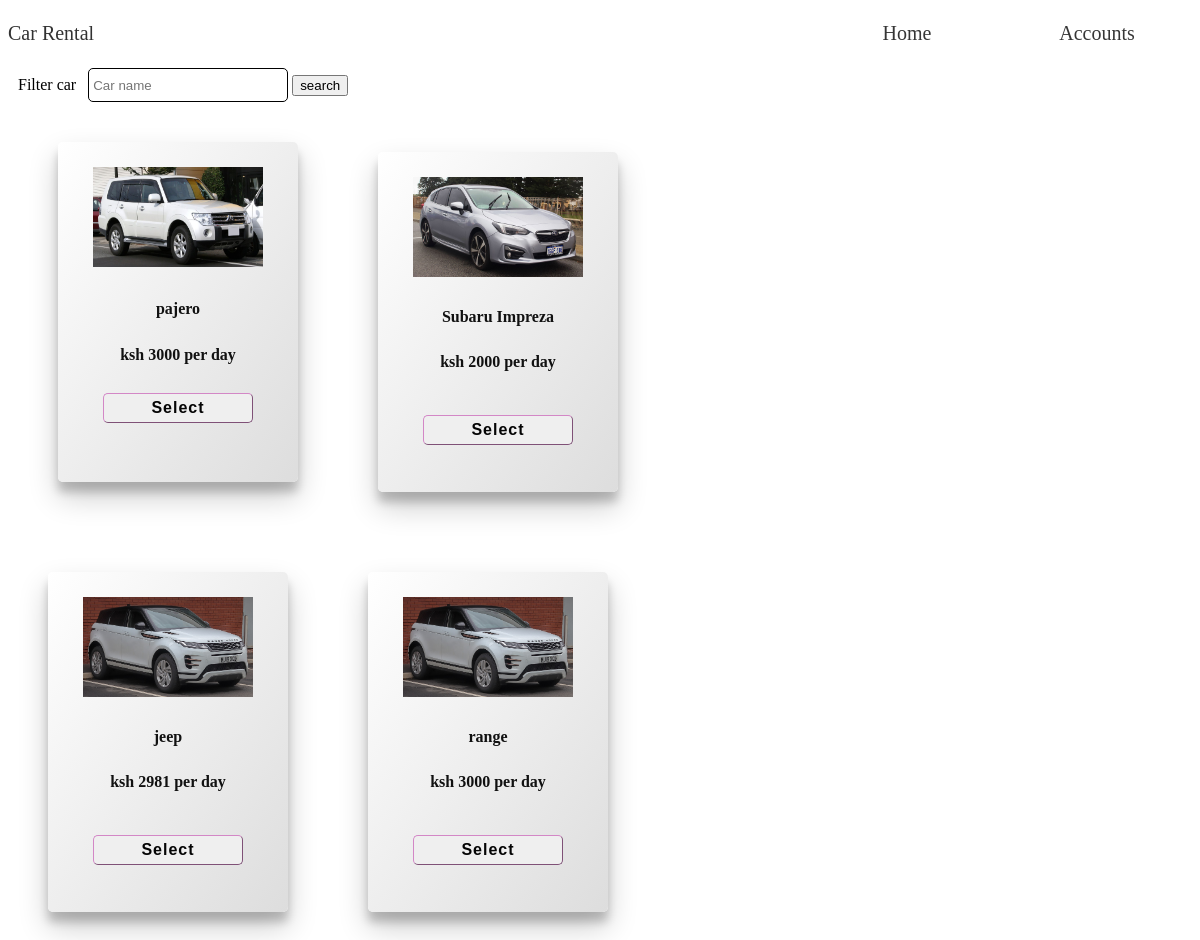
The page / on the database its author committed.
### rental_app/models.py (models this page shows, shortened)
class owned_cars(models.Model):
    make=models.CharField(max_length=20)
    car_image=models.ImageField(upload_to='car_pics')
    price_per_day=models.IntegerField()
    location=models.CharField(max_length=20)
    user=models.ForeignKey(User,on_delete=models.CASCADE)

### rental_app/views.py (the view, shortened to what this page needs)
# urls.py: 2. Add a URL to urlpatterns:  path('', views.home, name='home')
def home(request):
    form = UserRegistrationForm()
    Lform= loginForm()
    check='False'
    errorMess=False
    SearchCar=search(request.GET)
    opt=None
    Display_cars=carModel.objects.all()
    checkM=Display_cars.values_list('make',flat=True)
    option=None
    name=None
    email=None
    bookObj=bookModel()
    book=bookings()
    obj2=bookModel.objects.all()
    checkPs=obj2.values_list('cars',flat=True)
    return render(request,'rental_app/home.html',
    {'Regform':form,'checkP':checkPs,'Logform':Lform,'check':check,'msg':errorMess,'DispCars':Display_cars,'sh':SearchCar,'opt':option,'Lender':email,'DateB':book})

### rental_app/forms.py
class UserRegistrationForm(UserCreationForm):
    def __init__(self,*args, **kwargs):
        super(UserRegistrationForm,self).__init__(*args,**kwargs)
        for field_name in self.fields:
            field = self.fields.get(field_name)
            if field:
                if type(field.widget) in (forms.TextInput,forms.DateInput):
                    field.widget = forms.TextInput(attrs={'placeholder':field.label})
                elif type(field.widget) is forms.PasswordInput:
                    field.widget = forms.PasswordInput(attrs={'placeholder':field.label})
                elif type(field.widget) is forms.EmailInput:
                    field.widget = forms.EmailInput(attrs={'placeholder':field.label})
    class Meta:
        model=User
        fields=['username','email','password1','password2']

class loginForm(forms.ModelForm):
    username=forms.CharField(widget=forms.TextInput(attrs={'placeholder':'Username','id':'userlogin'}))
    password=forms.CharField(widget=forms.PasswordInput(attrs={'placeholder':'Password'}))
    class Meta:
        model=User
        fields=('username','password')

### rental_app/templates/rental_app/home.html (shortened to what this page needs)
{% extends 'rental_app/base.html' %}
{% block content %}
 <article class="navbar">
        <ul style="display:flex;align-items:center;justify-content:flex-end">
            <li style="margin-right:auto">Car Rental</li>
            <li><a href="{% url 'rental_app-home' %}">Home</a></li>
            <li><a id="Accounts" href="#" onclick="">Accounts</a></li>
        </ul>
    </article>
    <article style="position:absolute;z-index:1;">
    <form method="GET" style='margin:10px;'>
    <div>Filter car &nbsp
    {% for field in sh %}
    {{ field }}
    {% endfor %}
    <button name="SRH"type="submit">search</button>
    </div>
    {% if opt%}
    {% for object in DispCars %}
    {% if object.id not in checkP %}
    {% if object.make in opt%}
    <div class="cool_boxes">
          <img src={{ object.car_image.url }} />
          <p>{{ object.make }}</p>
          <p>ksh {{ object.price_per_day }} per day</p>
          <p><form method="GET" style='margin:0px;padding:0px'>
          {% csrf_token %}
          <button type="submit" value='{{ object.pk }}'onclick="allowBooking()" name="DispBook">Select</button>
          </form></p>
    </div>
    {% endif %}
    {% endif %}
    {% endfor %}
    {% elif opt is False %}
      <p class="errorlist"> could not find car</p>
    {% else %}
    {% for object in DispCars %}
    {% if object.id not in checkP %}
    <div class="cool_boxes">
          <img src={{ object.car_image.url }} />
          <p>{{ object.make }}</p>
          <p>ksh {{ object.price_per_day }} per day</p>
          <p><form method="GET" style='margin:0px;padding:0px'>
          <button type="submit" value='{{ object.pk }}'onclick="allowBooking()" name="DispBook">Select</button>
          </form></p>
    </div>
    {% endif %}
    {% endfor %}
      {% endif %}
        </article>
{% endblock content %}

### rental_app/templates/rental_app/base.html (shortened to what this page needs)
{% load static %}
<html lang="en">
<head>
    <link rel="stylesheet" type="text/css" href="{% static 'css/styl.css' %}">
</head>
<body onload="keepon()">
    {% block content %} {% endblock %}
    </body >
</html>

### rental_app/static/css/styl.css (style rules this page uses)
a { color: #222; text-decoration: none; }
.navbar { position: relative; font-family: Verdana; font-size: 20px; padding: 0px; margin: 0px; width: 100%; line-height: 30px; text-align: center; background: none; opacity: 0.8; top: 0%; left: 0%; z-index: 1; }
.navbar ul { align-items: center; margin: 0px; padding: 0px; list-style: none; position: relative; }
.navbar ul li a { display: block; padding: 10px; color: rgb(5, 5, 5); text-decoration: none; text-align: center; width: 170px; height: 30px; }
.navbar ul:after { content: ""; clear: both; display: block; }
.navbar ul li { position: relative; margin: 0; list-style: none; align-items: center; }
.cool_boxes { position: relative; float: left; display: flex; flex-direction: column; justify-content: space-between; width: 200px; height: 310px; left: 0; padding: 20px; padding-top: 10px; color: #111; background: linear-gradient(to bottom right, #fff, #ddd); align-items: center; box-shadow: 0 15px 30px rgba(0, 0, 0, 0.2), 0 10px 10px rgba(0, 0, 0, 0.2); border-radius: 5px; float: left; margin: 40px; }
.cool_boxes p { margin: 10px; text-align: center; position: relative; font-size: 1em; font-weight: bold; padding: 1px; }
.cool_boxes img { position: relative; top: 0; width: 170px; height: 100px; display: flex; margin: 15px; }
.cool_boxes button { position: static; left: 70px; bottom: 0%; height: 30px; width: 150px; border-radius: 5px; border: outset; border-width: 1px; border-color: rgb(211, 135, 198); color: #050505; font-size: 1rem; font-weight: bold; letter-spacing: 1px; }
#my_search { width: 200px; height: 34px; border-radius: 5px; border: 0.7px solid; padding-left: 4px; z-index: 6; }

### rows shown on the page
owned_cars: car_image (picture), make "pajero", price_per_day "3000", {{ object.pk }} 16 (drawn)
owned_cars: car_image (picture), make "Subaru Impreza", price_per_day "2000", {{ object.pk }} 17 (drawn)
owned_cars: car_image (picture), make "jeep", price_per_day "2981", {{ object.pk }} 21 (drawn)
owned_cars: car_image (picture), make "range", price_per_day "3000", {{ object.pk }} 22 (drawn)
